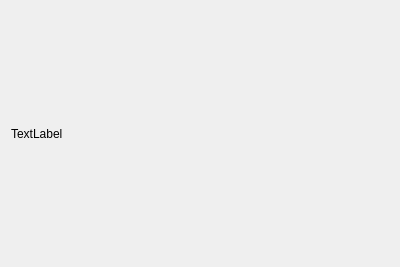
<?xml version="1.0" encoding="UTF-8"?>
<ui version="4.0">
 <class>MediaWidget</class>
 <widget class="QWidget" name="MediaWidget">
  <property name="geometry">
   <rect>
    <x>0</x>
    <y>0</y>
    <width>400</width>
    <height>267</height>
   </rect>
  </property>
  <property name="windowTitle">
   <string>Form</string>
  </property>
  <layout class="QHBoxLayout" name="horizontalLayout">
   <item>
    <widget class="QLabel" name="l_atribute">
     <property name="text">
      <string>TextLabel</string>
     </property>
    </widget>
   </item>
  </layout>
 </widget>
 <resources/>
 <connections/>
</ui>
